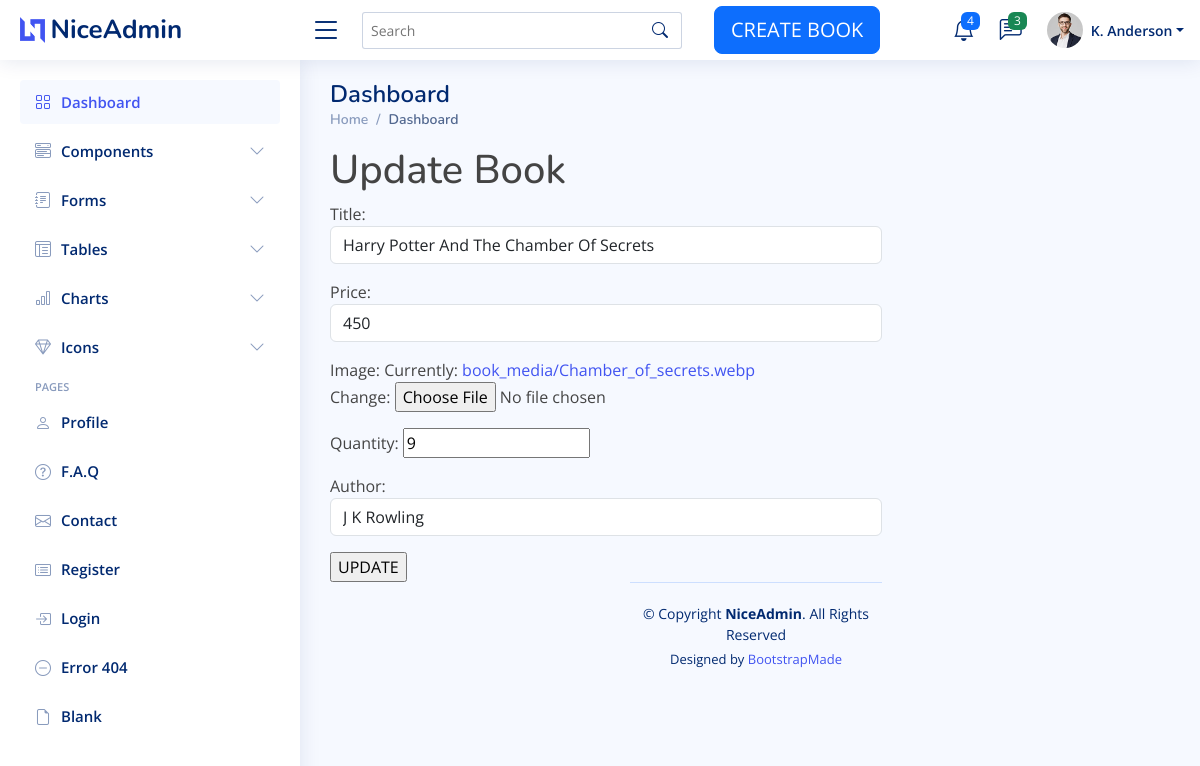
The app's page /updateView/2/ with its own data.
### Book_app/models.py (models this page shows, shortened)
class Book(models.Model):
    title = models.CharField(max_length=200, null=True)
    price = models.IntegerField(null=True)
    image = models.ImageField(upload_to='book_media')
    quantity = models.IntegerField(null=True)
    author = models.ForeignKey(Author, on_delete=models.CASCADE)

### Book_app/views.py (the view)
# urls.py: path("updateView/<int:book_id>/", views.updateBook, name='Update'),
def updateBook(request, book_id):
    book = Book.objects.get(id=book_id)
    if request.method == "POST":
        form = BookForm(request.POST, request.FILES, instance=book)  # instance used when update is being used
        if form.is_valid():
            form.save()
            return redirect('/')
    else:
        form = BookForm(instance=book)
    return render(request, 'admin/updatebook.html', {'form': form})

### Book_app/forms.py
class BookForm(forms.ModelForm):
    class Meta:
        model = Book
        fields = '__all__'
        widgets={
            'title':forms.TextInput(attrs={'class':'form-control','placeholder': 'Enter the book title'}),
            'author': forms.Select(attrs={'class': 'form-control', 'placeholder': 'Enter the author name'}),
            'price': forms.NumberInput(attrs={'class': 'form-control', 'placeholder': 'Enter the book price'})
        }

### Book_app/models.py (called while the page is built)
    def __str__(self):
        return '{}'.format(self.name)

### Templates/admin/updatebook.html (shortened to what this page needs)
{% extends 'admin/base.html' %}
{% load static %}
{% block content %}
<h1> Update Book</h1>
<form action="" method="POST" enctype="multipart/form-data">
    {{ form.as_p }}
    <input type="submit" value="UPDATE">
{% endblock %}

### static/asset/css/style.css (style rules this page uses)
:root { scroll-behavior: smooth; }
body { font-family: "Open Sans", sans-serif; background: #f6f9ff; color: #444444; }
h1, h2, h3, h4, h5, h6 { font-family: "Nunito", sans-serif; }

### records on screen
Book: title "Harry Potter And The Chamber Of Secrets", price "450", quantity "9", author "J K Rowling"
